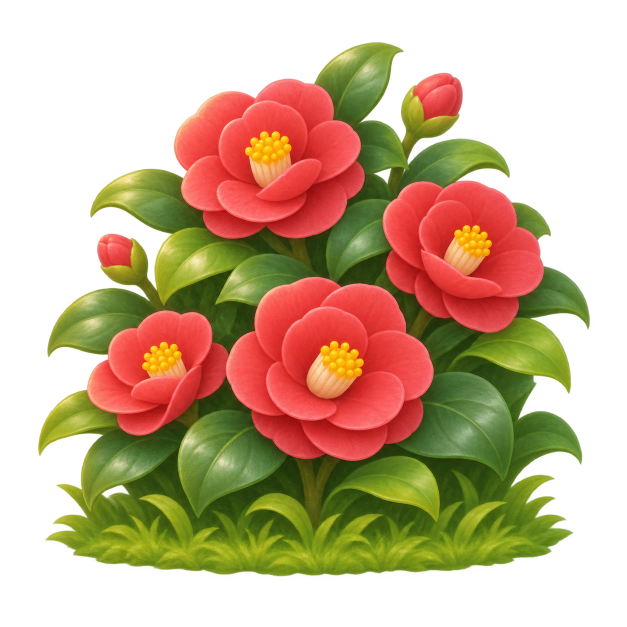
#> input picture assets/sources/flower-patches-2026-11-23/camellia.png, 1254 x 1254 px, given in place of tulip.png, which was not available (shown at 1/2 size)
$ python pack.py
#> lines starting #> are read from the running program, lines starting #| are printed output that depends on the picture
# Packs every flower's planted patch into assets/art/flowers/patches.png, ten to a row, and writes each
# patch's wrapper, src/art/flowers/patch-<kind>.svg, and the sizes the catalogue gives them
# (patch-sizes.json beside this file). The first six paintings are in ../flower-patches-2026-11-23,
# the rest beside this file. Run from the repository root with a Python that has Pillow:
# python3 assets/sources/flower-patches-2026-11-27/pack.py
# Each painting keeps its largest opaque piece (and the soft edge beside it), drops the faint haze
# around it, is cropped to it and scaled to its height in the sheet. Only those steps touch pixels.
import json
import pathlib
from PIL import Image

HERE = pathlib.Path(__file__).parent
FIRST = HERE.parent / 'flower-patches-2026-11-23'
# Height of each patch in yard units (src/yard/garden.js UNIT: 1.25 yard pixels a unit), beside a
# friend: low spring and winter flowers under 64, bushes and most flowers about 72 to 86, the tall
# spikes and trumpets above 90. The width follows the painting.
HEIGHT = {
    'tulip': 74, 'cosmos': 77, 'sunflower': 102, 'lavender': 77, 'hydrangea': 74, 'camellia': 77,
    'daffodil': 74, 'chrysanthemum': 72, 'snowdrop': 58, 'crocus': 55, 'grape_hyacinth': 58,
    'bellflower': 76, 'dahlia': 82, 'aster': 76, 'hellebore': 62, 'cyclamen': 60, 'dandelion': 62,
    'azalea': 74, 'morning_glory': 86, 'balsam': 78, 'spider_lily': 80, 'celosia': 76, 'adonis': 58,
    'pansy': 56, 'bleeding_heart': 80, 'pasque_flower': 62, 'daylily': 90, 'hollyhock': 108,
    'buckwheat': 76, 'gentian': 72, 'flowering_kale': 52, 'winter_heath': 58, 'lily_of_the_valley': 60,
    'peony': 80, 'rose': 82, 'lily': 94, 'marigold': 62, 'japanese_anemone': 84, 'poinsettia': 74,
    'amaryllis': 92,
}
# Sheet pixels per unit: three, a little over the 2.5 a full-size yard draws at on a 2x screen.
SCALE = 3
GAP = 8
ROW = 10


def piece(path):
    im = Image.open(path).convert('RGBA')
#> im is the input picture: PIL image 1254x1254 RGBA; mean R, G, B, A 84, 59.7, 26.6, 134.4
    w, h = im.size
#> w = 1254; h = 1254
    alpha = im.getchannel('A').load()
    seen = bytearray(w * h)
    best = []
    for sy in range(0, h, 3):
        for sx in range(0, w, 3):
            if alpha[sx, sy] <= 60 or seen[sy * w + sx]:
                continue
            stack, comp = [(sx, sy)], []
            seen[sy * w + sx] = 1
            while stack:
                x, y = stack.pop()
                comp.append((x, y))
                for nx, ny in ((x + 1, y), (x - 1, y), (x, y + 1), (x, y - 1)):
                    if 0 <= nx < w and 0 <= ny < h and not seen[ny * w + nx] and alpha[nx, ny] > 60:
                        seen[ny * w + nx] = 1
                        stack.append((nx, ny))
            if len(comp) > len(best):
                best = comp
    keep = bytearray(w * h)
    for x, y in best:
        keep[y * w + x] = 1
    src, out = im.load(), Image.new('RGBA', (w, h))
#> out: PIL image 1254x1254 RGBA; every value is 0
    dst = out.load()
    for y in range(h):
        for x in range(w):
            a = alpha[x, y]
            if not a:
                continue
            near = any(
                0 <= x + dx < w and 0 <= y + dy < h and keep[(y + dy) * w + x + dx]
                for dx, dy in ((1, 0), (-1, 0), (0, 1), (0, -1))
            )
            if keep[y * w + x] or (a <= 60 and near):
                dst[x, y] = src[x, y]
    return out.crop(out.getbbox())
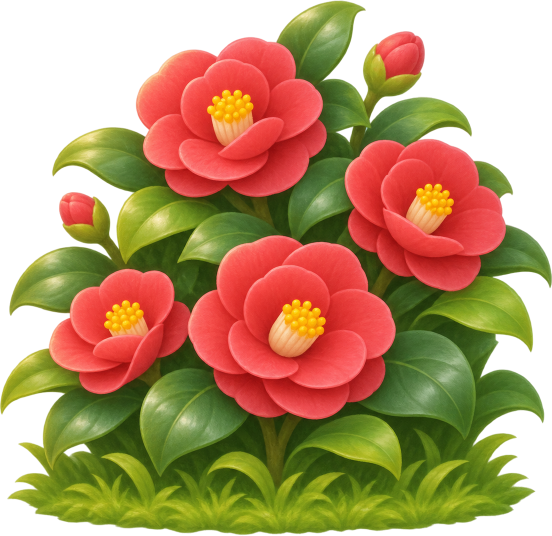
#> returned value: PIL image 1104x1071 RGBA (shown at 1/2 size); mean R, G, B, A 108.5, 75.8, 35.1, 178.7; transparent parts drawn white


cells = []
for kind, units in HEIGHT.items():
    path = FIRST / f'{kind}.png'
    im = piece(path if path.exists() else HERE / f'{kind}.png')
    height = units * SCALE
    width = round(im.width * height / im.height)
#> width = 229
    cells.append((kind, im.resize((width, height), Image.LANCZOS)))
#> pass 2 of the loop `for kind, units in HEIGHT.items():`:
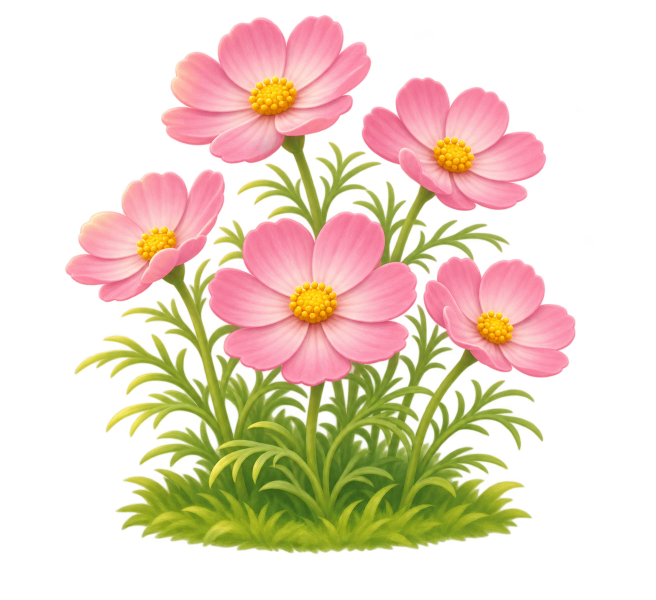
#> input picture assets/sources/flower-patches-2026-11-23/cosmos.png, 1312 x 1199 px (shown at 1/2 size)
#> in piece, im is the input picture: PIL image 1312x1199 RGBA; mean R, G, B, A 97.2, 79.3, 53.1, 99.5
#> out: PIL image 1312x1199 RGBA; every value is 0
#> in piece (call 2), `return out.crop(out.getbbox())`:
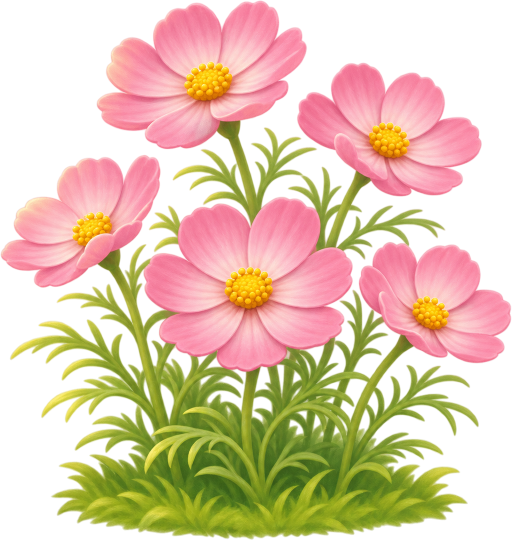
#> returned value: PIL image 1023x1080 RGBA (shown at 1/2 size); mean R, G, B, A 117.3, 93.5, 67.1, 141.4; transparent parts drawn white
#> (the run stopped early here; a loop or call above may not have finished)
